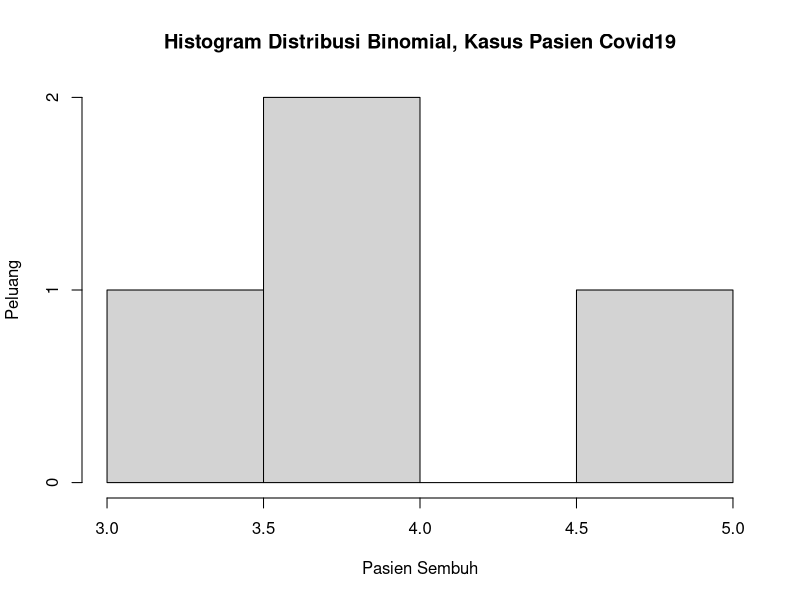

Reproduce this figure in R.
#2
n = 20
p = 0.2

#2.a
PS = 4
dbinom(PS,n,p)

#2.b
kasus <- rbinom(PS, n, p)
hist(kasus, xlab = "Pasien Sembuh", ylab = "Peluang",main = "Histogram Distribusi Binomial, Kasus Pasien Covid19")

#2.c
sprintf("Mean: %d", n*p)
sprintf("Variance: %.2f", n*p*(1-p))
